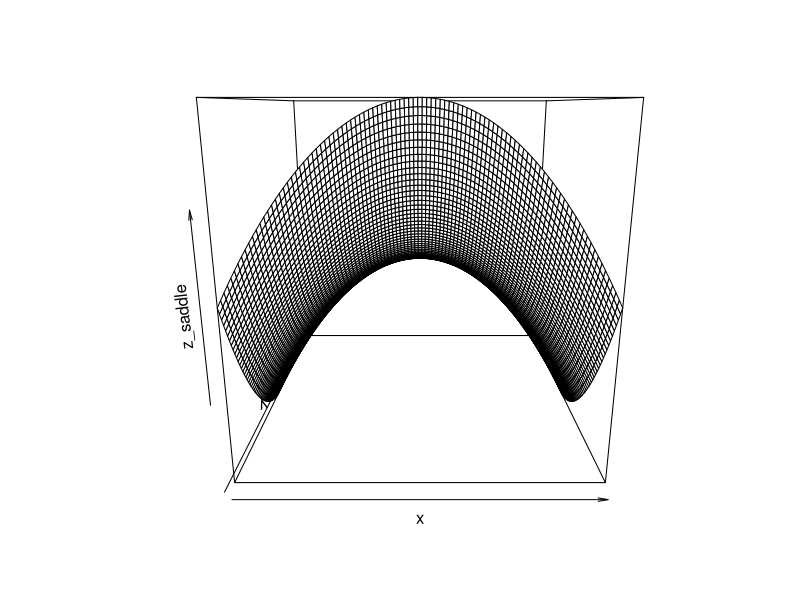
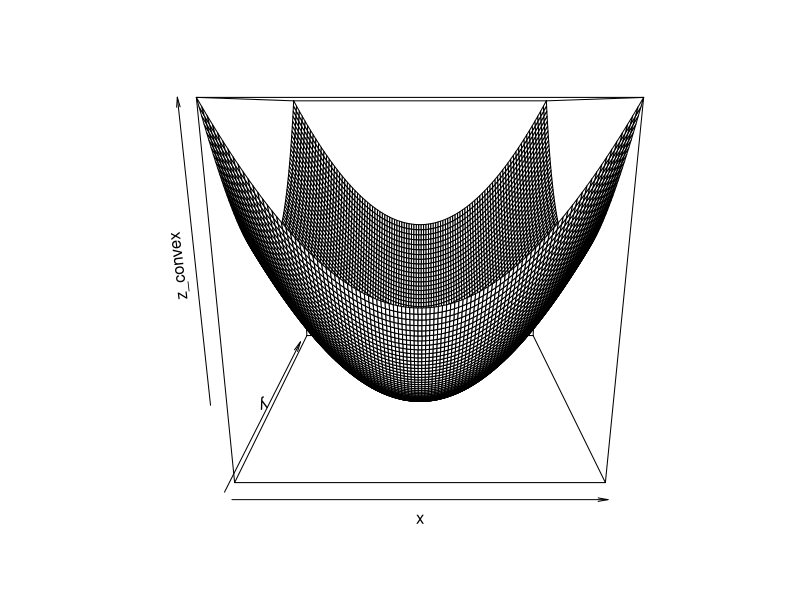

The R source for these figures, in order:


saddle = function(x,y){
  -x*x + y*y
}

convex = function(x,y){
  x*x + y*y
}

x = y = seq(-1, +1, length = 100)
z_saddle = outer(x,y,saddle)
z_convex = outer(x,y,convex)

persp(x,y,z_saddle)
persp(x,y,z_convex)